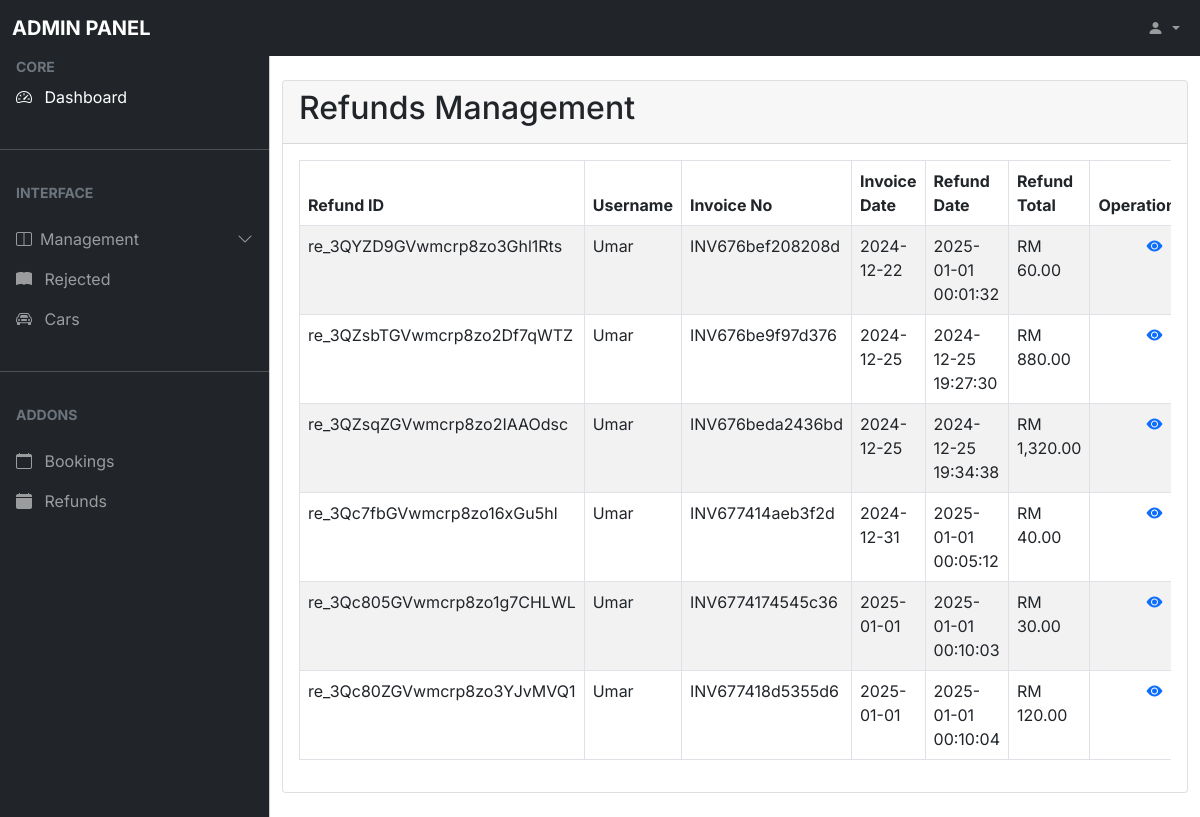
The page /admins/refunds.php on the database its author committed.
### tables this page shows
CREATE TABLE `bookings` (
  `id` int(11) NOT NULL,
  `user_name` varchar(255) NOT NULL,
  `client_name` varchar(255) NOT NULL,
  `cars_name` varchar(255) NOT NULL,
  `full_name` varchar(255) NOT NULL,
  `email` varchar(255) NOT NULL,
  `phone_num` varchar(255) NOT NULL,
  `ic_no` varchar(255) NOT NULL,
  `driver_no` varchar(255) NOT NULL,
  `days_rented` int(255) NOT NULL,
  `deposit` varchar(255) NOT NULL,
  `total` varchar(255) NOT NULL,
  `status` varchar(255) NOT NULL,
  `pickup_location` varchar(255) DEFAULT NULL,
  `dropoff_location` varchar(255) DEFAULT NULL,
  `pickup_date` datetime DEFAULT NULL,
  `dropoff_date` datetime DEFAULT NULL,
  `invoice_no` varchar(255) DEFAULT NULL,
  `invoice_date` date DEFAULT NULL,
  `state` varchar(255) DEFAULT NULL,
  `city` varchar(255) DEFAULT NULL,
  `payment_method` varchar(255) NOT NULL,
  `stripe_id` varchar(255) NOT NULL,
  `refund_id` varchar(255) NOT NULL,
  `refund_date` datetime DEFAULT NULL,
  `refund_total` varchar(255) NOT NULL
);

### admins/refunds.php (the view, shortened to what this page needs)
<?php
require_once("includes/headerAdmins.php");
include "../db_conn.php";
?>
<main class="mt-5 pt-3">
    <div class="container mt-3 gap">
        <div class="row justify-content-center">
            <div class="col-md-13 mb-4">
                <div class="card ">
                    <div class="card-header">
                        <h2 class="card-title">Refunds Management</h2>
                    </div>
                    <div class="card-body">
                        <div class="table-responsive">
                            <table class="table table-striped table-bordered">
                                <thead>
                                    <tr>
                                        <th scope="col">Refund ID</th>
                                        <th scope="col">Username</th>
                                        <th scope="col">Invoice No</th>
                                        <th scope="col">Invoice Date</th>
                                        <th scope="col">Refund Date</th>
                                        <th scope="col">Refund Total</th>
                                        <th scope="col">Operations</th>
                                    </tr>
                                </thead>
                                <tbody>
                                    <?php
                                    $sql = "SELECT * FROM bookings WHERE refund_id IS NOT NULL AND refund_id != ''";
                                    $result = mysqli_query($conn, $sql);
                                    if ($result) {
                                        if (mysqli_num_rows($result) > 0) {
                                            while ($row = mysqli_fetch_assoc($result)) {
                                                $id = $row['id'];
                                                $refund_id = $row['refund_id'];
                                                $user_name = $row['user_name'];
                                                $invoice_no = $row['invoice_no'];
                                                $invoice_date = $row['invoice_date'];
                                                $refund_date = $row['refund_date'];
                                                $refund_total = $row['refund_total'];
                                                echo '<tr>
                                                <td>' . ($refund_id ? $refund_id : 'N/A') . '</td>
                                                <td>' . $user_name . '</td>
                                                <td>' . $invoice_no . '</td>
                                                <td>' . $invoice_date . '</td>
                                                <td>' . $refund_date . '</td>
                                                <td>' . $refund_total . '</td>
                                                <td>
                                                    <a title="View" href="refunds-info.php?infoid=' . $id . '" class="ms-5"><i class="bi bi-eye-fill"></i></a>
                                                </td>
                                            </tr>';
                                             }
                                        } else {
                                            echo '<tr><td colspan="7" class="text-center">No refunds found.</td></tr>';
                                        }
                                    } else {
                                        echo '<tr><td colspan="7" class="text-center">Error executing query.</td></tr>';
                                    }
                                    ?>
                                </tbody>
                            </table>
                        </div>
                    </div>
                </div>
            </div>
        </div>
    </div>
</main>

### admins/includes/css/stylesheet.css (style rules this page uses)
body, button { font-family: "Inter", sans-serif; }
:root { --offcanvas-width: 270px; --topNavbarHeight: 56px; }
@media (min-width: 992px) { body { overflow: auto !important; } }
@media (min-width: 992px) { main { margin-left: var(--offcanvas-width); } }

### rows shown on the page
bookings: refund "re_3QYZD9GVwmcrp8zo3Ghl1Rts", user_name "Umar", invoice_no "INV676bef208208d", invoice_date "2024-12-22", refund_date "2025-01-01 00:01:32", refund_total "RM 60.00"
bookings: refund "re_3QZsbTGVwmcrp8zo2Df7qWTZ", user_name "Umar", invoice_no "INV676be9f97d376", invoice_date "2024-12-25", refund_date "2024-12-25 19:27:30", refund_total "RM 880.00"
bookings: refund "re_3QZsqZGVwmcrp8zo2IAAOdsc", user_name "Umar", invoice_no "INV676beda2436bd", invoice_date "2024-12-25", refund_date "2024-12-25 19:34:38", refund_total "RM 1,320.00"
bookings: refund "re_3Qc7fbGVwmcrp8zo16xGu5hl", user_name "Umar", invoice_no "INV677414aeb3f2d", invoice_date "2024-12-31", refund_date "2025-01-01 00:05:12", refund_total "RM 40.00"
bookings: refund "re_3Qc805GVwmcrp8zo1g7CHLWL", user_name "Umar", invoice_no "INV6774174545c36", invoice_date "2025-01-01", refund_date "2025-01-01 00:10:03", refund_total "RM 30.00"
bookings: refund "re_3Qc80ZGVwmcrp8zo3YJvMVQ1", user_name "Umar", invoice_no "INV677418d5355d6", invoice_date "2025-01-01", refund_date "2025-01-01 00:10:04", refund_total "RM 120.00"
